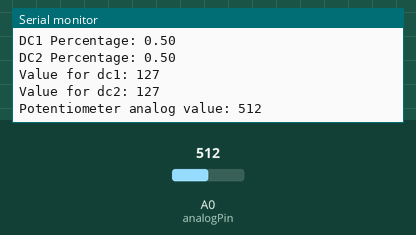
The sketch below on a simulated Arduino Uno, built with avr-gcc and run on an emulated ATmega328P. On the bench: the last lines printed to the serial monitor. The test bench sets the inputs (shaded band); at power-on: A0 (analogPin) = 512.

Above: at 2.8 s.
2.9 s: A0 (analogPin) set to 108
At 3.16 s:
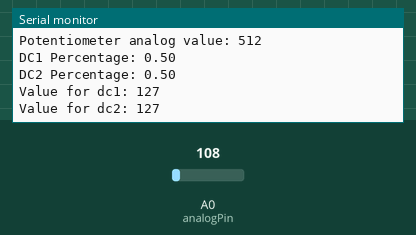
4.4 s: A0 (analogPin) set to 95
At 4.81 s:
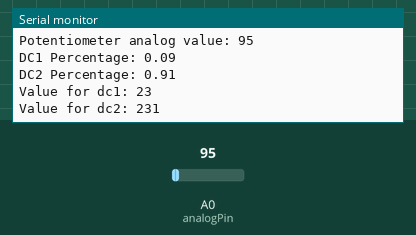
Timing chart, 0 to 7.4 s (numbered marks = the images above; inputs shaded):
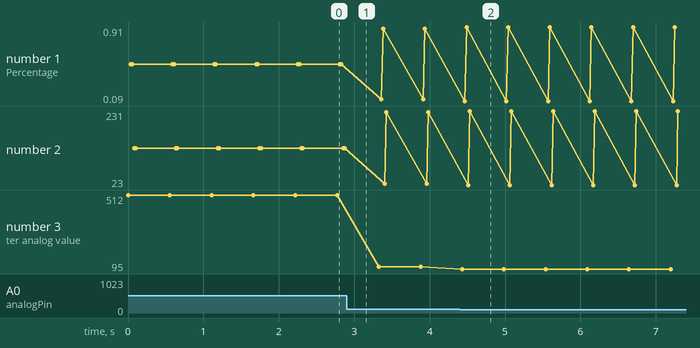

The sketch:

lecture8PotentiometerDCSteering.ino
```cpp
/*
Author: Thanos Moschou
Description: Chapter4, exercise 7

Components:
1 Uno R3
1 Breadboard
2 DC Motors
1 Potentiometer
Jumper Wires
*/

int analogPin = A0;
int dc1Pin = 6;
int dc2Pin = 3;

void setup()
{
  pinMode(analogPin, INPUT);
  pinMode(dc1Pin, OUTPUT);
  pinMode(dc2Pin, OUTPUT);

  Serial.begin(9600);
}

void loop()
{
  int value;
  float percentage1, percentage2; // For printing purposes only
  int valueForDC1, valueForDC2;

  value = analogRead(analogPin);

  percentage1 = value / 1023.0;
  percentage2 = 1 - (value / 1023.0);

  // Map 0-1023 values to range 0-255 for analog output
  valueForDC1 = map(value, 0, 1023, 0, 255);
  valueForDC2 = map(1023 - value, 0, 1023, 0, 255);

  analogWrite(dc1Pin, valueForDC1);
  analogWrite(dc2Pin, valueForDC2);

  Serial.print("Potentiometer analog value: ");
  Serial.println(value);

  Serial.print("DC1 Percentage: ");
  Serial.println(percentage1);

  Serial.print("DC2 Percentage: ");
  Serial.println(percentage2);

  Serial.print("Value for dc1: ");
  Serial.println(valueForDC1);

  Serial.print("Value for dc2: ");
  Serial.println(valueForDC2);

  delay(500);
}
```

Measured:
- after the input at 4.4 s, the serial monitor: prints a new line at once (image 2)
- plotted number 1: 0.5 → 0.89 after the input at 2.9 s, 0.89 → 0.91 after the input at 4.4 s
- plotted number 2: 127 → 228 after the input at 2.9 s, 228 → 231 after the input at 4.4 s
- plotted number 3: 512 → 108 after the input at 2.9 s, 108 → 95 after the input at 4.4 s
